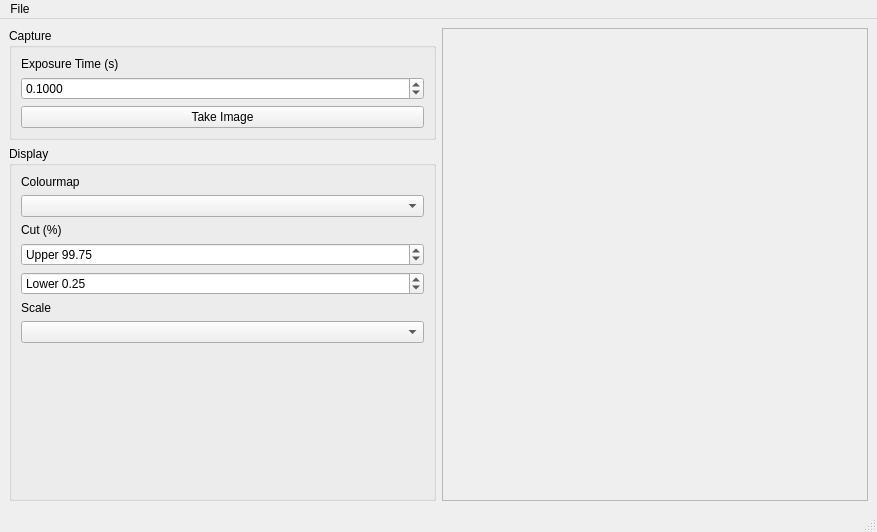
<?xml version="1.0" encoding="UTF-8"?>
<ui version="4.0">
 <class>MainWindow</class>
 <widget class="QMainWindow" name="MainWindow">
  <property name="geometry">
   <rect>
    <x>0</x>
    <y>0</y>
    <width>877</width>
    <height>532</height>
   </rect>
  </property>
  <property name="windowTitle">
   <string>Fits Image Viewer</string>
  </property>
  <property name="unifiedTitleAndToolBarOnMac">
   <bool>true</bool>
  </property>
  <widget class="QWidget" name="centralwidget">
   <layout class="QVBoxLayout" name="verticalLayout_2">
    <item>
     <layout class="QHBoxLayout" name="mainContainer">
      <item>
       <layout class="QVBoxLayout" name="verticalLayout">
        <item>
         <widget class="QGroupBox" name="allSkyControls">
          <property name="sizePolicy">
           <sizepolicy hsizetype="Preferred" vsizetype="Fixed">
            <horstretch>0</horstretch>
            <verstretch>0</verstretch>
           </sizepolicy>
          </property>
          <property name="title">
           <string>Capture</string>
          </property>
          <property name="flat">
           <bool>true</bool>
          </property>
          <layout class="QVBoxLayout" name="verticalLayout_4">
           <item>
            <widget class="QLabel" name="exposureLabel">
             <property name="sizePolicy">
              <sizepolicy hsizetype="Preferred" vsizetype="Fixed">
               <horstretch>0</horstretch>
               <verstretch>0</verstretch>
              </sizepolicy>
             </property>
             <property name="text">
              <string>Exposure Time (s)</string>
             </property>
            </widget>
           </item>
           <item>
            <widget class="QDoubleSpinBox" name="exposureTime">
             <property name="decimals">
              <number>4</number>
             </property>
             <property name="maximum">
              <double>653.359900000000039</double>
             </property>
             <property name="value">
              <double>0.100000000000000</double>
             </property>
            </widget>
           </item>
           <item>
            <widget class="QPushButton" name="takeImage">
             <property name="text">
              <string>Take Image</string>
             </property>
            </widget>
           </item>
          </layout>
         </widget>
        </item>
        <item>
         <widget class="QGroupBox" name="groupBox_2">
          <property name="title">
           <string>Display</string>
          </property>
          <property name="flat">
           <bool>true</bool>
          </property>
          <layout class="QVBoxLayout" name="verticalLayout_3">
           <item>
            <widget class="QLabel" name="label_4">
             <property name="text">
              <string>Colourmap</string>
             </property>
            </widget>
           </item>
           <item>
            <widget class="QComboBox" name="colourMap"/>
           </item>
           <item>
            <widget class="QLabel" name="label_3">
             <property name="text">
              <string>Cut (%)</string>
             </property>
            </widget>
           </item>
           <item>
            <widget class="QDoubleSpinBox" name="cutUpperValue">
             <property name="prefix">
              <string>Upper </string>
             </property>
             <property name="maximum">
              <double>100.000000000000000</double>
             </property>
             <property name="value">
              <double>99.750000000000000</double>
             </property>
            </widget>
           </item>
           <item>
            <widget class="QDoubleSpinBox" name="cutLowerValue">
             <property name="prefix">
              <string>Lower </string>
             </property>
             <property name="maximum">
              <double>100.000000000000000</double>
             </property>
             <property name="value">
              <double>0.250000000000000</double>
             </property>
            </widget>
           </item>
           <item>
            <widget class="QLabel" name="label_2">
             <property name="sizePolicy">
              <sizepolicy hsizetype="Preferred" vsizetype="Fixed">
               <horstretch>0</horstretch>
               <verstretch>0</verstretch>
              </sizepolicy>
             </property>
             <property name="text">
              <string>Scale</string>
             </property>
            </widget>
           </item>
           <item>
            <widget class="QComboBox" name="normalisation">
             <property name="editable">
              <bool>false</bool>
             </property>
             <property name="currentIndex">
              <number>-1</number>
             </property>
            </widget>
           </item>
           <item>
            <spacer name="verticalSpacer">
             <property name="orientation">
              <enum>Qt::Vertical</enum>
             </property>
             <property name="sizeHint" stdset="0">
              <size>
               <width>20</width>
               <height>40</height>
              </size>
             </property>
            </spacer>
           </item>
          </layout>
         </widget>
        </item>
       </layout>
      </item>
      <item>
       <widget class="QFrame" name="fitsContainer">
        <property name="frameShape">
         <enum>QFrame::StyledPanel</enum>
        </property>
        <property name="frameShadow">
         <enum>QFrame::Plain</enum>
        </property>
        <property name="lineWidth">
         <number>0</number>
        </property>
        <layout class="QVBoxLayout" name="fitsLayout">
         <property name="spacing">
          <number>0</number>
         </property>
         <property name="margin">
          <number>0</number>
         </property>
        </layout>
       </widget>
      </item>
     </layout>
    </item>
   </layout>
  </widget>
  <widget class="QStatusBar" name="statusbar"/>
  <widget class="QMenuBar" name="menuBar">
   <property name="geometry">
    <rect>
     <x>0</x>
     <y>0</y>
     <width>877</width>
     <height>22</height>
    </rect>
   </property>
   <widget class="QMenu" name="menuFile">
    <property name="title">
     <string>File</string>
    </property>
    <addaction name="actionOpen"/>
   </widget>
   <addaction name="menuFile"/>
  </widget>
  <action name="action_Quit">
   <property name="text">
    <string>&amp;Quit</string>
   </property>
  </action>
  <action name="actionOpen">
   <property name="text">
    <string>Open</string>
   </property>
  </action>
 </widget>
 <resources/>
 <connections/>
</ui>
